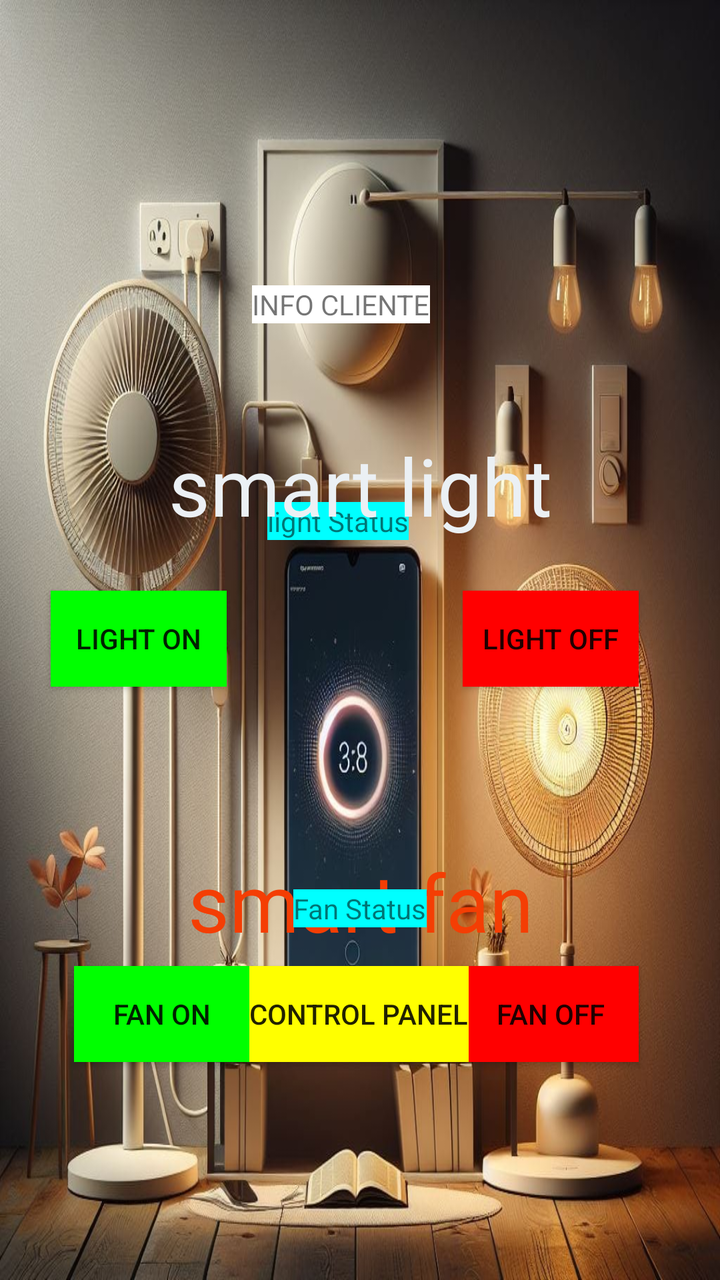
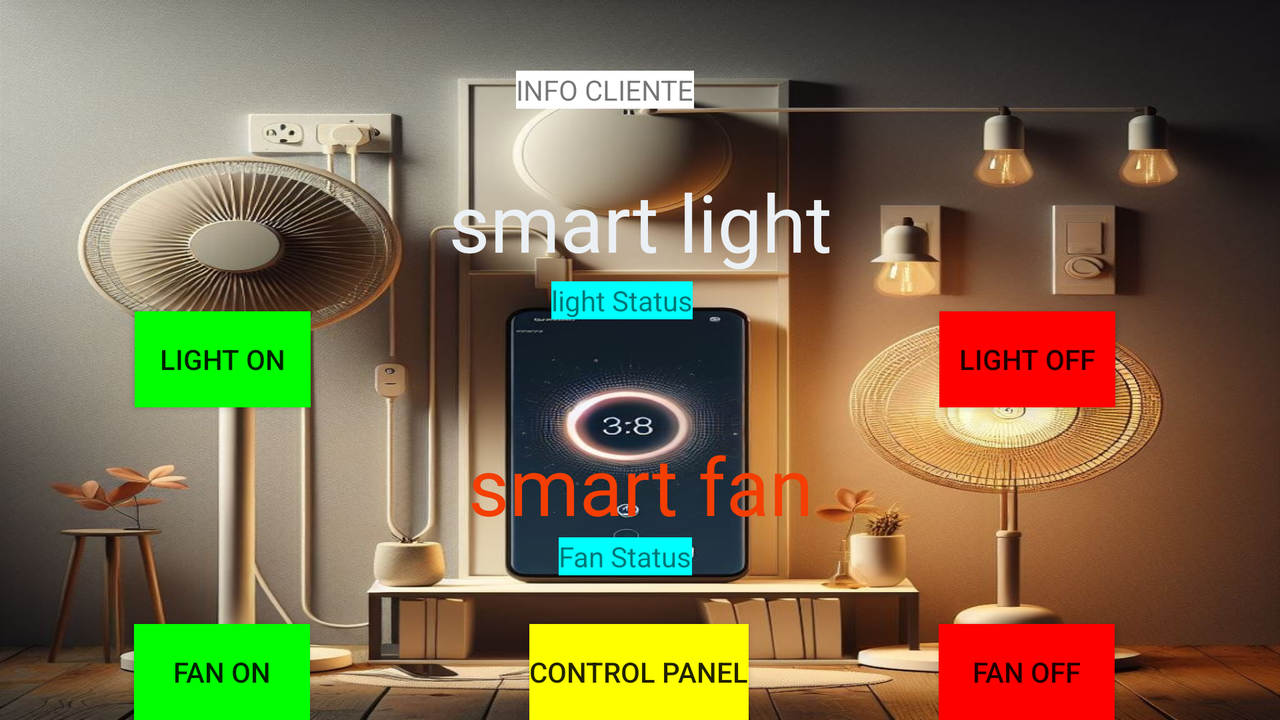

Two renders of one Android screen. The first uses the default layout on a phone; the second uses the alternative layout the repository ships for a different screen configuration, on a matching device. The two XML files are below.
<!-- AndroidManifest.xml: application theme Theme.SmartHomeManager -->
<!-- res/layout/activity_main.xml -->
<androidx.constraintlayout.widget.ConstraintLayout xmlns:android="http://schemas.android.com/apk/res/android"
    xmlns:app="http://schemas.android.com/apk/res-auto"
    xmlns:tools="http://schemas.android.com/tools"
    android:layout_width="match_parent"
    android:layout_height="match_parent"
    android:background="@drawable/luogo"
    android:visibility="visible"
    tools:context=".MainActivity">

    
    <TextView
        android:id="@+id/textINFO_LIGHT"
        android:layout_width="wrap_content"
        android:layout_height="wrap_content"
        android:background="@color/cyan"
        android:text="light Status"
        app:layout_constraintBottom_toBottomOf="parent"
        app:layout_constraintEnd_toEndOf="parent"
        app:layout_constraintHorizontal_bias="0.462"
        app:layout_constraintStart_toStartOf="parent"
        app:layout_constraintTop_toTopOf="parent"
        app:layout_constraintVertical_bias="0.404" />

    <TextView
        android:id="@+id/textView_FAN"
        android:layout_width="match_parent"
        android:layout_height="wrap_content"
        android:layout_marginTop="424dp"
        android:text="smart fan"
        android:textAlignment="center"
        android:textColor="#F43E04"
        android:textSize="40dp"
        app:layout_constraintEnd_toEndOf="parent"
        app:layout_constraintHorizontal_bias="1.0"
        app:layout_constraintStart_toStartOf="parent"
        app:layout_constraintTop_toTopOf="parent" />

    <Button
        android:id="@+id/btON_LIGHT"
        android:layout_width="wrap_content"
        android:layout_height="wrap_content"
        android:background="@color/green"
        android:text="LIGHT ON"
        app:layout_constraintBottom_toBottomOf="parent"
        app:layout_constraintEnd_toStartOf="@+id/btOFF_LIGHT"
        app:layout_constraintHorizontal_bias="0.176"
        app:layout_constraintStart_toStartOf="parent"
        app:layout_constraintTop_toTopOf="parent"
        app:layout_constraintVertical_bias="0.499" />

    <TextView
        android:id="@+id/textView_LIGHT"
        android:layout_width="match_parent"
        android:layout_height="wrap_content"
        android:layout_marginTop="216dp"
        android:text="smart light"
        android:textAlignment="center"
        android:textColor="#EBF0F4"
        android:textSize="40dp"
        app:layout_constraintEnd_toEndOf="parent"
        app:layout_constraintHorizontal_bias="0.0"
        app:layout_constraintStart_toStartOf="parent"
        app:layout_constraintTop_toTopOf="parent" />

    <Button
        android:id="@+id/btON_FAN"
        android:layout_width="wrap_content"
        android:layout_height="wrap_content"
        android:background="@color/green"
        android:text="FAN ON"
        app:layout_constraintBottom_toBottomOf="parent"
        app:layout_constraintEnd_toStartOf="@+id/btOFF_FAN"
        app:layout_constraintHorizontal_bias="0.259"
        app:layout_constraintStart_toStartOf="parent"
        app:layout_constraintTop_toTopOf="parent"
        app:layout_constraintVertical_bias="0.816" />

    <Button
        android:id="@+id/btOFF_FAN"
        android:layout_width="wrap_content"
        android:layout_height="wrap_content"
        android:background="@color/red"
        android:text="FAN OFF"
        app:layout_constraintBottom_toBottomOf="parent"
        app:layout_constraintEnd_toEndOf="parent"
        app:layout_constraintHorizontal_bias="0.851"
        app:layout_constraintStart_toStartOf="parent"
        app:layout_constraintTop_toTopOf="parent"
        app:layout_constraintVertical_bias="0.816" />

    <Button
        android:id="@+id/btOFF_LIGHT"
        android:layout_width="wrap_content"
        android:layout_height="wrap_content"
        android:background="@color/red"
        android:text="LIGHT OFF"
        app:layout_constraintBottom_toBottomOf="parent"
        app:layout_constraintEnd_toEndOf="parent"
        app:layout_constraintHorizontal_bias="0.851"
        app:layout_constraintStart_toStartOf="parent"
        app:layout_constraintTop_toTopOf="parent"
        app:layout_constraintVertical_bias="0.499" />

    <TextView
        android:id="@+id/tXTIdCliente"
        android:layout_width="wrap_content"
        android:layout_height="wrap_content"
        android:background="@color/white"
        android:text="INFO CLIENTE"
        app:layout_constraintBottom_toBottomOf="parent"
        app:layout_constraintEnd_toEndOf="parent"
        app:layout_constraintHorizontal_bias="0.465"
        app:layout_constraintStart_toStartOf="parent"
        app:layout_constraintTop_toTopOf="parent"
        app:layout_constraintVertical_bias="0.23" />

    <TextView
        android:id="@+id/textINFO_FAN"
        android:layout_width="wrap_content"
        android:layout_height="wrap_content"
        android:background="@color/cyan"
        android:text="Fan Status"
        app:layout_constraintBottom_toBottomOf="parent"
        app:layout_constraintEnd_toEndOf="parent"
        app:layout_constraintStart_toStartOf="parent"
        app:layout_constraintTop_toTopOf="parent"
        app:layout_constraintVertical_bias="0.716" />

    <Button
        android:id="@+id/control_panel"
        android:layout_width="wrap_content"
        android:layout_height="wrap_content"
        android:background="@color/yellow"
        android:text="CONTROL PANEL"
        app:layout_constraintBottom_toBottomOf="parent"
        app:layout_constraintEnd_toEndOf="parent"
        app:layout_constraintHorizontal_bias="0.498"
        app:layout_constraintStart_toStartOf="parent"
        app:layout_constraintTop_toTopOf="parent"
        app:layout_constraintVertical_bias="0.816" />

</androidx.constraintlayout.widget.ConstraintLayout>
<!-- resources referenced by this layout -->
<resources>
  <color name="cyan">#FF00FFFF</color>
  <color name="green">#FF00FF00</color>
  <color name="red">#FFFF0000</color>
  <color name="white">#FFFFFFFF</color>
  <color name="yellow">#FFFFFF00</color>
  <!-- drawable luogo: jpg bitmap (drawable, 137890 bytes) -->
  <style name="Theme.SmartHomeManager" parent="Base.Theme.SmartHomeManager" />
  <style name="Base.Theme.SmartHomeManager" parent="Theme.AppCompat.DayNight.DarkActionBar">
          
          
      </style>
</resources>
<!-- res/layout-land/activity_main.xml (the repository's variant of the layout above) -->
<!-- drawn on the phone turned sideways -->
<androidx.constraintlayout.widget.ConstraintLayout xmlns:android="http://schemas.android.com/apk/res/android"
    xmlns:app="http://schemas.android.com/apk/res-auto"
    xmlns:tools="http://schemas.android.com/tools"
    android:layout_width="match_parent"
    android:layout_height="match_parent"
    android:background="@drawable/luogo"
    android:visibility="visible"
    tools:context=".MainActivity">

    

    <TextView
        android:id="@+id/textINFO_LIGHT"
        android:layout_width="wrap_content"
        android:layout_height="wrap_content"
        android:background="@color/cyan"
        android:text="light Status"
        app:layout_constraintBottom_toBottomOf="parent"
        app:layout_constraintEnd_toEndOf="parent"
        app:layout_constraintHorizontal_bias="0.484"
        app:layout_constraintStart_toStartOf="parent"
        app:layout_constraintTop_toTopOf="parent"
        app:layout_constraintVertical_bias="0.413" />

    <TextView
        android:id="@+id/textView_FAN"
        android:layout_width="match_parent"
        android:layout_height="wrap_content"
        android:layout_marginTop="56dp"
        android:text="smart fan"
        android:textAlignment="center"
        android:textColor="#F43E04"
        android:textSize="40dp"
        app:layout_constraintEnd_toEndOf="parent"
        app:layout_constraintHorizontal_bias="0.0"
        app:layout_constraintStart_toStartOf="parent"
        app:layout_constraintTop_toBottomOf="@+id/textINFO_LIGHT" />

    <Button
        android:id="@+id/btON_LIGHT"
        android:layout_width="wrap_content"
        android:layout_height="wrap_content"
        android:background="@color/green"
        android:text="LIGHT ON"
        app:layout_constraintBottom_toBottomOf="parent"
        app:layout_constraintEnd_toStartOf="@+id/btOFF_LIGHT"
        app:layout_constraintHorizontal_bias="0.176"
        app:layout_constraintStart_toStartOf="parent"
        app:layout_constraintTop_toTopOf="parent"
        app:layout_constraintVertical_bias="0.499" />

    <TextView
        android:id="@+id/textView_LIGHT"
        android:layout_width="match_parent"
        android:layout_height="wrap_content"
        android:layout_marginTop="84dp"
        android:text="smart light"
        android:textAlignment="center"
        android:textColor="#EBF0F4"
        android:textSize="40dp"
        app:layout_constraintEnd_toEndOf="parent"
        app:layout_constraintHorizontal_bias="0.0"
        app:layout_constraintStart_toStartOf="parent"
        app:layout_constraintTop_toTopOf="parent" />

    <Button
        android:id="@+id/btON_FAN"
        android:layout_width="wrap_content"
        android:layout_height="wrap_content"
        android:background="@color/green"
        android:text="FAN ON"
        app:layout_constraintBottom_toBottomOf="parent"
        app:layout_constraintEnd_toStartOf="@+id/btOFF_FAN"
        app:layout_constraintHorizontal_bias="0.176"
        app:layout_constraintStart_toStartOf="parent"
        app:layout_constraintTop_toTopOf="parent"
        app:layout_constraintVertical_bias="1.0" />

    <Button
        android:id="@+id/btOFF_FAN"
        android:layout_width="wrap_content"
        android:layout_height="wrap_content"
        android:background="@color/red"
        android:text="FAN OFF"
        app:layout_constraintBottom_toBottomOf="parent"
        app:layout_constraintEnd_toEndOf="parent"
        app:layout_constraintHorizontal_bias="0.85"
        app:layout_constraintStart_toStartOf="parent"
        app:layout_constraintTop_toTopOf="parent"
        app:layout_constraintVertical_bias="1.0" />

    <Button
        android:id="@+id/btOFF_LIGHT"
        android:layout_width="wrap_content"
        android:layout_height="wrap_content"
        android:background="@color/red"
        android:text="LIGHT OFF"
        app:layout_constraintBottom_toBottomOf="parent"
        app:layout_constraintEnd_toEndOf="parent"
        app:layout_constraintHorizontal_bias="0.851"
        app:layout_constraintStart_toStartOf="parent"
        app:layout_constraintTop_toTopOf="parent"
        app:layout_constraintVertical_bias="0.499" />

    <TextView
        android:id="@+id/tXTIdCliente"
        android:layout_width="wrap_content"
        android:layout_height="wrap_content"
        android:background="@color/white"
        android:text="INFO CLIENTE"
        app:layout_constraintBottom_toBottomOf="parent"
        app:layout_constraintEnd_toEndOf="parent"
        app:layout_constraintHorizontal_bias="0.468"
        app:layout_constraintStart_toStartOf="parent"
        app:layout_constraintTop_toTopOf="parent"
        app:layout_constraintVertical_bias="0.104" />

    <TextView
        android:id="@+id/textINFO_FAN"
        android:layout_width="wrap_content"
        android:layout_height="wrap_content"
        android:background="@color/cyan"
        android:text="Fan Status"
        app:layout_constraintBottom_toBottomOf="parent"
        app:layout_constraintEnd_toEndOf="parent"
        app:layout_constraintHorizontal_bias="0.487"
        app:layout_constraintStart_toStartOf="parent"
        app:layout_constraintTop_toTopOf="parent"
        app:layout_constraintVertical_bias="0.788" />

    <Button
        android:id="@+id/control_panel"
        android:layout_width="wrap_content"
        android:layout_height="wrap_content"
        android:background="@color/yellow"
        android:text="CONTROL PANEL"
        app:layout_constraintBottom_toBottomOf="parent"
        app:layout_constraintEnd_toEndOf="parent"
        app:layout_constraintHorizontal_bias="0.499"
        app:layout_constraintStart_toStartOf="parent"
        app:layout_constraintTop_toTopOf="parent"
        app:layout_constraintVertical_bias="1.0" />

</androidx.constraintlayout.widget.ConstraintLayout>
